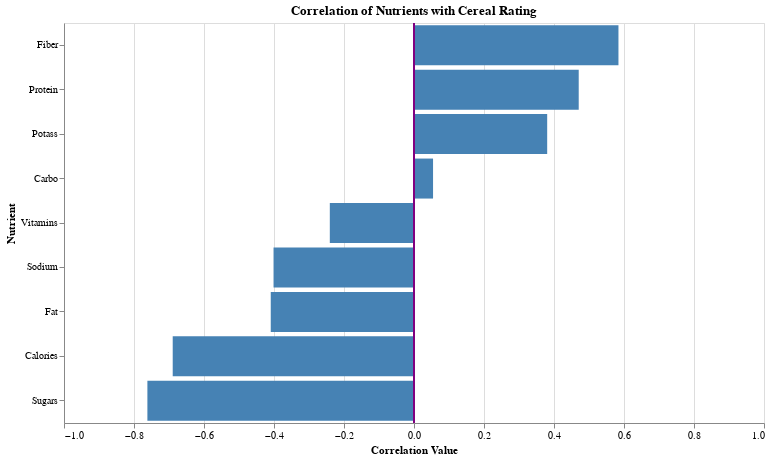

Notebook code cell kept with this figure:
### Markdown cell above
#### 5. Correlation of Nutrients with Cereal Rating

This visualization is a horizontal bar chart displaying the Pearson correlation coefficients between each nutritional component and the cereal rating. It provides a quick and clear overview of which nutrients have the strongest positive or negative linear relationships with a cereal's rating.

##### <i>Design Elements and Justification</i>

- **Horizontal Bar Chart:** A horizontal bar chart (`mark_bar()`) is an excellent choice for visualizing correlation values. It allows the nutrient names to be easily read along the y-axis, while the length of the bars clearly indicates the correlation value along the x-axis.
- **Correlation Values with Fixed Domain:** The x-axis is set to `alt.X('correlation', scale=alt.Scale(domain=(-1, 1), zero=False))`. This is crucial because correlation coefficients always range from -1 to +1. Fixing the domain from `-1` to `1` provides an accurate visual representation of the strength and direction of the correlation, preventing misinterpretation that might occur if the axis adapted to the data's specific range. The `zero=False` explicitly tells Altair to not force the origin at zero, but since the domain is fixed at -1 to 1, this doesn't have a significant visual impact here as the center is already 0.
- **Custom X-axis Ticks:** `axis=alt.Axis(values=x_axis_ticks)` ensures that the x-axis has consistent and readable tick marks, making it easier to gauge the exact correlation values.
- **Sorted Y-axis:** `y=alt.Y('nutrient', title='Nutrient', sort='-x')` sorts the nutrients by their correlation value in descending order. This makes the chart highly effective, as it immediately highlights the nutrients with the strongest positive correlations at the top, followed by weaker ones, and then negative correlations. This sorting aids rapid interpretation.
- **Informative Tooltips:** Tooltips display the nutrient name and the correlation value formatted to three decimal places (`.3f`). This provides precise numerical information on hover, complementing the visual representation.
- **Clear Title and Dimensions:** The chart has a descriptive title, "Correlation of Nutrients with Cereal Rating," clearly stating its purpose. The `width=700` and `height=400` provide a good balance for readability without being too large or too small.
- **No Interactivity:** The `interactive()` function has been intentionally excluded from this plot. for a static bar chart of correlation values, the typical benefits of interactivity, such as zooming and panning, offer minimal added value. The primary goal of this visualization is to provide a quick, at-a-glance overview of the fixed correlation coefficients, which does not necessitate interactive exploration.

### Code cell
correlations = df[NUTRIENT_COLS].corrwith(df['rating']).reset_index()
correlations.columns = ['nutrient', 'correlation']

correlations['nutrient'] = correlations['nutrient'].str.capitalize()

x_axis_ticks = np.arange(-1.0, 1.1, 0.2).round(2).tolist()

bar_chart = alt.Chart(correlations).mark_bar(color='steelblue').encode(
    x=alt.X('correlation',
            title='Correlation Value',
            scale=alt.Scale(domain=(-1, 1), zero=False),
            axis=alt.Axis(values=x_axis_ticks)
    ),
    y=alt.Y('nutrient', title='Nutrient', sort='-x'),
    tooltip=[
        alt.Tooltip('nutrient', title='Nutrient'),
        alt.Tooltip('correlation', title='Correlation', format='.3f')
    ]
).properties(
    title='Correlation of Nutrients with Cereal Rating',
    width=700,
    height=400
)

# Add a vertical line at x=0
zero_line = alt.Chart(pd.DataFrame({'x': [0]})).mark_rule(color='purple', size=2).encode(
    x='x:Q'
)

chart = bar_chart + zero_line
chart.display()

### Figure 1 — Vega-Lite specification as saved in the notebook (floating-point values rounded to 4 significant figures)
{"config": {"view": {"continuousWidth": 300, "continuousHeight": 300}}, "layer": [{"data": {"name": "data-94e629f6c1d9bbfe143f56aacb39cf1d"}, "mark": {"type": "bar", "color": "steelblue"}, "encoding": {"tooltip": [{"field": "nutrient", "title": "Nutrient", "type": "nominal"}, {"field": "correlation", "format": ".3f", "title": "Correlation", "type": "quantitative"}], "x": {"axis": {"values": [-1.0, -0.8, -0.6, -0.4, -0.2, -0.0, 0.2, 0.4, 0.6, 0.8, 1.0]}, "field": "correlation", "scale": {"domain": [-1, 1], "zero": false}, "title": "Correlation Value", "type": "quantitative"}, "y": {"field": "nutrient", "sort": "-x", "title": "Nutrient", "type": "nominal"}}, "title": "Correlation of Nutrients with Cereal Rating"}, {"data": {"name": "data-d285a7403ed98ae579761d64a864032b"}, "mark": {"type": "rule", "color": "purple", "size": 2}, "encoding": {"x": {"field": "x", "type": "quantitative"}}}], "height": 400, "width": 700, "$schema": "https://vega.github.io/schema/vega-lite/v5.20.1.json", "datasets": {"data-94e629f6c1d9bbfe143f56aacb39cf1d": [{"nutrient": "Calories", "correlation": -0.6894}, {"nutrient": "Protein", "correlation": 0.4706}, {"nutrient": "Fat", "correlation": -0.4093}, {"nutrient": "Sodium", "correlation": -0.4013}, {"nutrient": "Fiber", "correlation": 0.5842}, {"nutrient": "Carbo", "correlation": 0.05444}, {"nutrient": "Sugars", "correlation": -0.7617}, {"nutrient": "Potass", "correlation": 0.3805}, {"nutrient": "Vitamins", "correlation": -0.2405}], "data-d285a7403ed98ae579761d64a864032b": [{"x": 0}]}}
